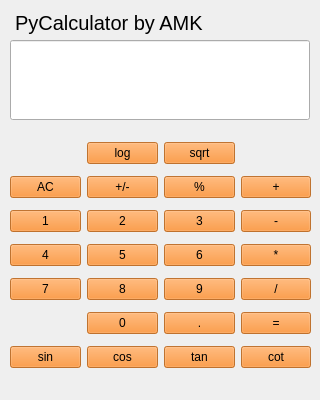
<?xml version="1.0" encoding="UTF-8"?>
<ui version="4.0">
 <class>MainWindow</class>
 <widget class="QMainWindow" name="MainWindow">
  <property name="geometry">
   <rect>
    <x>0</x>
    <y>0</y>
    <width>320</width>
    <height>400</height>
   </rect>
  </property>
  <property name="minimumSize">
   <size>
    <width>320</width>
    <height>400</height>
   </size>
  </property>
  <property name="maximumSize">
   <size>
    <width>320</width>
    <height>400</height>
   </size>
  </property>
  <property name="windowTitle">
   <string>PyCalculator</string>
  </property>
  <property name="styleSheet">
   <string notr="true"/>
  </property>
  <widget class="QWidget" name="centralwidget">
   <property name="styleSheet">
    <string notr="true"/>
   </property>
   <widget class="QWidget" name="gridLayoutWidget">
    <property name="geometry">
     <rect>
      <x>10</x>
      <y>130</y>
      <width>301</width>
      <height>251</height>
     </rect>
    </property>
    <layout class="QGridLayout" name="gridLayout">
     <property name="sizeConstraint">
      <enum>QLayout::SetDefaultConstraint</enum>
     </property>
     <property name="bottomMargin">
      <number>0</number>
     </property>
     <property name="horizontalSpacing">
      <number>6</number>
     </property>
     <property name="verticalSpacing">
      <number>0</number>
     </property>
     <item row="1" column="0">
      <widget class="QPushButton" name="ac">
       <property name="focusPolicy">
        <enum>Qt::NoFocus</enum>
       </property>
       <property name="styleSheet">
        <string notr="true">background-color: rgba(249, 127, 20, 200);</string>
       </property>
       <property name="text">
        <string>AC</string>
       </property>
      </widget>
     </item>
     <item row="1" column="2">
      <widget class="QPushButton" name="mod">
       <property name="focusPolicy">
        <enum>Qt::NoFocus</enum>
       </property>
       <property name="styleSheet">
        <string notr="true">background-color: rgba(249, 127, 20, 200);</string>
       </property>
       <property name="text">
        <string>%</string>
       </property>
      </widget>
     </item>
     <item row="5" column="2">
      <widget class="QPushButton" name="btnDot">
       <property name="focusPolicy">
        <enum>Qt::NoFocus</enum>
       </property>
       <property name="styleSheet">
        <string notr="true">background-color: rgba(249, 127, 20, 200);</string>
       </property>
       <property name="text">
        <string>.</string>
       </property>
      </widget>
     </item>
     <item row="4" column="3">
      <widget class="QPushButton" name="btnDiv">
       <property name="focusPolicy">
        <enum>Qt::NoFocus</enum>
       </property>
       <property name="styleSheet">
        <string notr="true">background-color: rgba(249, 127, 20, 200);</string>
       </property>
       <property name="text">
        <string>/</string>
       </property>
      </widget>
     </item>
     <item row="2" column="3">
      <widget class="QPushButton" name="btnMinus">
       <property name="focusPolicy">
        <enum>Qt::NoFocus</enum>
       </property>
       <property name="styleSheet">
        <string notr="true">background-color: rgba(249, 127, 20, 200);</string>
       </property>
       <property name="text">
        <string>-</string>
       </property>
      </widget>
     </item>
     <item row="2" column="0">
      <widget class="QPushButton" name="btn1">
       <property name="focusPolicy">
        <enum>Qt::NoFocus</enum>
       </property>
       <property name="styleSheet">
        <string notr="true">background-color: rgba(249, 127, 20, 200);</string>
       </property>
       <property name="text">
        <string>1</string>
       </property>
      </widget>
     </item>
     <item row="2" column="2">
      <widget class="QPushButton" name="btn3">
       <property name="focusPolicy">
        <enum>Qt::NoFocus</enum>
       </property>
       <property name="styleSheet">
        <string notr="true">background-color: rgba(249, 127, 20, 200);</string>
       </property>
       <property name="text">
        <string>3</string>
       </property>
      </widget>
     </item>
     <item row="3" column="3">
      <widget class="QPushButton" name="btnMul">
       <property name="focusPolicy">
        <enum>Qt::NoFocus</enum>
       </property>
       <property name="styleSheet">
        <string notr="true">background-color: rgba(249, 127, 20, 200);</string>
       </property>
       <property name="text">
        <string>*</string>
       </property>
      </widget>
     </item>
     <item row="4" column="1">
      <widget class="QPushButton" name="btn8">
       <property name="focusPolicy">
        <enum>Qt::NoFocus</enum>
       </property>
       <property name="styleSheet">
        <string notr="true">background-color: rgba(249, 127, 20, 200);</string>
       </property>
       <property name="text">
        <string>8</string>
       </property>
      </widget>
     </item>
     <item row="5" column="3">
      <widget class="QPushButton" name="btnEqual">
       <property name="focusPolicy">
        <enum>Qt::NoFocus</enum>
       </property>
       <property name="styleSheet">
        <string notr="true">background-color: rgba(249, 127, 20, 200);</string>
       </property>
       <property name="text">
        <string>=</string>
       </property>
      </widget>
     </item>
     <item row="6" column="3">
      <widget class="QPushButton" name="cot">
       <property name="focusPolicy">
        <enum>Qt::NoFocus</enum>
       </property>
       <property name="styleSheet">
        <string notr="true">background-color: rgba(249, 127, 20, 200);</string>
       </property>
       <property name="text">
        <string>cot</string>
       </property>
      </widget>
     </item>
     <item row="6" column="1">
      <widget class="QPushButton" name="cos">
       <property name="focusPolicy">
        <enum>Qt::NoFocus</enum>
       </property>
       <property name="styleSheet">
        <string notr="true">background-color: rgba(249, 127, 20, 200);</string>
       </property>
       <property name="text">
        <string>cos</string>
       </property>
      </widget>
     </item>
     <item row="5" column="1">
      <widget class="QPushButton" name="btn0">
       <property name="focusPolicy">
        <enum>Qt::NoFocus</enum>
       </property>
       <property name="styleSheet">
        <string notr="true">background-color: rgba(249, 127, 20, 200);</string>
       </property>
       <property name="text">
        <string>0</string>
       </property>
      </widget>
     </item>
     <item row="1" column="1">
      <widget class="QPushButton" name="sign">
       <property name="focusPolicy">
        <enum>Qt::NoFocus</enum>
       </property>
       <property name="styleSheet">
        <string notr="true">background-color: rgba(249, 127, 20, 200);</string>
       </property>
       <property name="text">
        <string>+/-</string>
       </property>
      </widget>
     </item>
     <item row="2" column="1">
      <widget class="QPushButton" name="btn2">
       <property name="focusPolicy">
        <enum>Qt::NoFocus</enum>
       </property>
       <property name="styleSheet">
        <string notr="true">background-color: rgba(249, 127, 20, 200);</string>
       </property>
       <property name="text">
        <string>2</string>
       </property>
      </widget>
     </item>
     <item row="3" column="2">
      <widget class="QPushButton" name="btn6">
       <property name="focusPolicy">
        <enum>Qt::NoFocus</enum>
       </property>
       <property name="styleSheet">
        <string notr="true">background-color: rgba(249, 127, 20, 200);</string>
       </property>
       <property name="text">
        <string>6</string>
       </property>
      </widget>
     </item>
     <item row="1" column="3">
      <widget class="QPushButton" name="btnPlus">
       <property name="focusPolicy">
        <enum>Qt::NoFocus</enum>
       </property>
       <property name="styleSheet">
        <string notr="true">background-color: rgba(249, 127, 20, 200);</string>
       </property>
       <property name="text">
        <string>+</string>
       </property>
      </widget>
     </item>
     <item row="6" column="0">
      <widget class="QPushButton" name="sin">
       <property name="focusPolicy">
        <enum>Qt::NoFocus</enum>
       </property>
       <property name="styleSheet">
        <string notr="true">background-color: rgba(249, 127, 20, 200);</string>
       </property>
       <property name="text">
        <string>sin</string>
       </property>
      </widget>
     </item>
     <item row="4" column="0">
      <widget class="QPushButton" name="btn7">
       <property name="focusPolicy">
        <enum>Qt::NoFocus</enum>
       </property>
       <property name="styleSheet">
        <string notr="true">background-color: rgba(249, 127, 20, 200);</string>
       </property>
       <property name="text">
        <string>7</string>
       </property>
      </widget>
     </item>
     <item row="6" column="2">
      <widget class="QPushButton" name="tan">
       <property name="focusPolicy">
        <enum>Qt::NoFocus</enum>
       </property>
       <property name="styleSheet">
        <string notr="true">background-color: rgba(249, 127, 20, 200);</string>
       </property>
       <property name="text">
        <string>tan</string>
       </property>
      </widget>
     </item>
     <item row="4" column="2">
      <widget class="QPushButton" name="btn9">
       <property name="focusPolicy">
        <enum>Qt::NoFocus</enum>
       </property>
       <property name="styleSheet">
        <string notr="true">background-color: rgba(249, 127, 20, 200);</string>
       </property>
       <property name="text">
        <string>9</string>
       </property>
      </widget>
     </item>
     <item row="3" column="1">
      <widget class="QPushButton" name="btn5">
       <property name="focusPolicy">
        <enum>Qt::NoFocus</enum>
       </property>
       <property name="styleSheet">
        <string notr="true">background-color: rgba(249, 127, 20, 200);</string>
       </property>
       <property name="text">
        <string>5</string>
       </property>
      </widget>
     </item>
     <item row="3" column="0">
      <widget class="QPushButton" name="btn4">
       <property name="focusPolicy">
        <enum>Qt::NoFocus</enum>
       </property>
       <property name="styleSheet">
        <string notr="true">background-color: rgba(249, 127, 20, 200);</string>
       </property>
       <property name="text">
        <string>4</string>
       </property>
      </widget>
     </item>
     <item row="0" column="1">
      <widget class="QPushButton" name="log">
       <property name="focusPolicy">
        <enum>Qt::NoFocus</enum>
       </property>
       <property name="styleSheet">
        <string notr="true">background-color: rgba(249, 127, 20, 200);</string>
       </property>
       <property name="text">
        <string>log</string>
       </property>
      </widget>
     </item>
     <item row="0" column="2">
      <widget class="QPushButton" name="sqrt">
       <property name="focusPolicy">
        <enum>Qt::NoFocus</enum>
       </property>
       <property name="styleSheet">
        <string notr="true">background-color: rgba(249, 127, 20, 200);</string>
       </property>
       <property name="text">
        <string>sqrt</string>
       </property>
      </widget>
     </item>
    </layout>
   </widget>
   <widget class="QLineEdit" name="display">
    <property name="geometry">
     <rect>
      <x>10</x>
      <y>40</y>
      <width>300</width>
      <height>80</height>
     </rect>
    </property>
    <property name="font">
     <font>
      <pointsize>37</pointsize>
     </font>
    </property>
    <property name="focusPolicy">
     <enum>Qt::StrongFocus</enum>
    </property>
    <property name="maxLength">
     <number>10</number>
    </property>
    <property name="alignment">
     <set>Qt::AlignRight|Qt::AlignTrailing|Qt::AlignVCenter</set>
    </property>
    <property name="placeholderText">
     <string/>
    </property>
   </widget>
   <widget class="QLabel" name="equation">
    <property name="geometry">
     <rect>
      <x>15</x>
      <y>10</y>
      <width>290</width>
      <height>25</height>
     </rect>
    </property>
    <property name="font">
     <font>
      <pointsize>15</pointsize>
     </font>
    </property>
    <property name="text">
     <string>PyCalculator by AMK</string>
    </property>
   </widget>
  </widget>
 </widget>
 <resources/>
 <connections/>
</ui>
